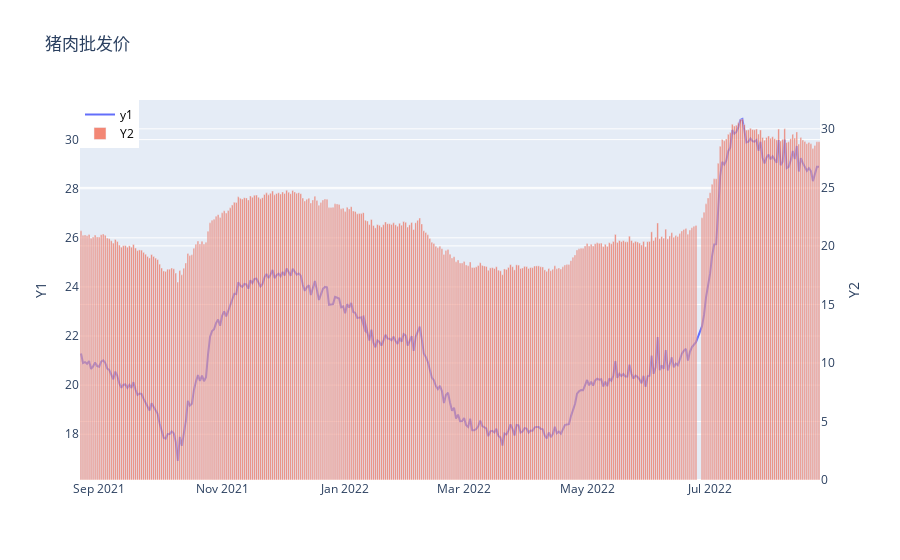

The notebook cell this image was saved under:
### Code cell
import pandas as pd
import plotly.graph_objects as go
import akshare as ak

df = ak.futures_pig_info()
df['日期']=df['date']

fig = go.Figure()
trace0 = go.Scatter(x=df['日期'],y=df['value'],mode="lines",name='y1')
trace1 = go.Bar(x=df['日期'],y=df['value'], name='Y2', yaxis="y2",opacity=0.7)
data = [trace0,trace1]
layout = go.Layout(title="猪肉批发价",yaxis=dict(title="Y1"),yaxis2=dict(title="Y2", overlaying='y', side="right"),
legend=dict(x=0, y=1, font=dict(size=12, color="black"))) 
fig = go.Figure(data=data, layout=layout)
fig.show()

### Figure 1 — Plotly figure (JSON) as saved in the notebook; plotly's stock layout.template omitted (floating-point values rounded to 4 significant figures; data arrays with more than 128 entries replaced by an {"elided": "..."} marker saying what was removed)
{"data": [{"mode": "lines", "name": "y1", "type": "scatter", "x": {"elided": "365 str values"}, "y": {"elided": "365 float values"}}, {"name": "Y2", "opacity": 0.7, "type": "bar", "x": {"elided": "365 str values"}, "y": {"elided": "365 float values"}, "yaxis": "y2"}], "layout": {"legend": {"font": {"color": "black", "size": 12}, "x": 0, "y": 1}, "title": {"text": "猪肉批发价"}, "yaxis": {"title": {"text": "Y1"}}, "yaxis2": {"overlaying": "y", "side": "right", "title": {"text": "Y2"}}}}
